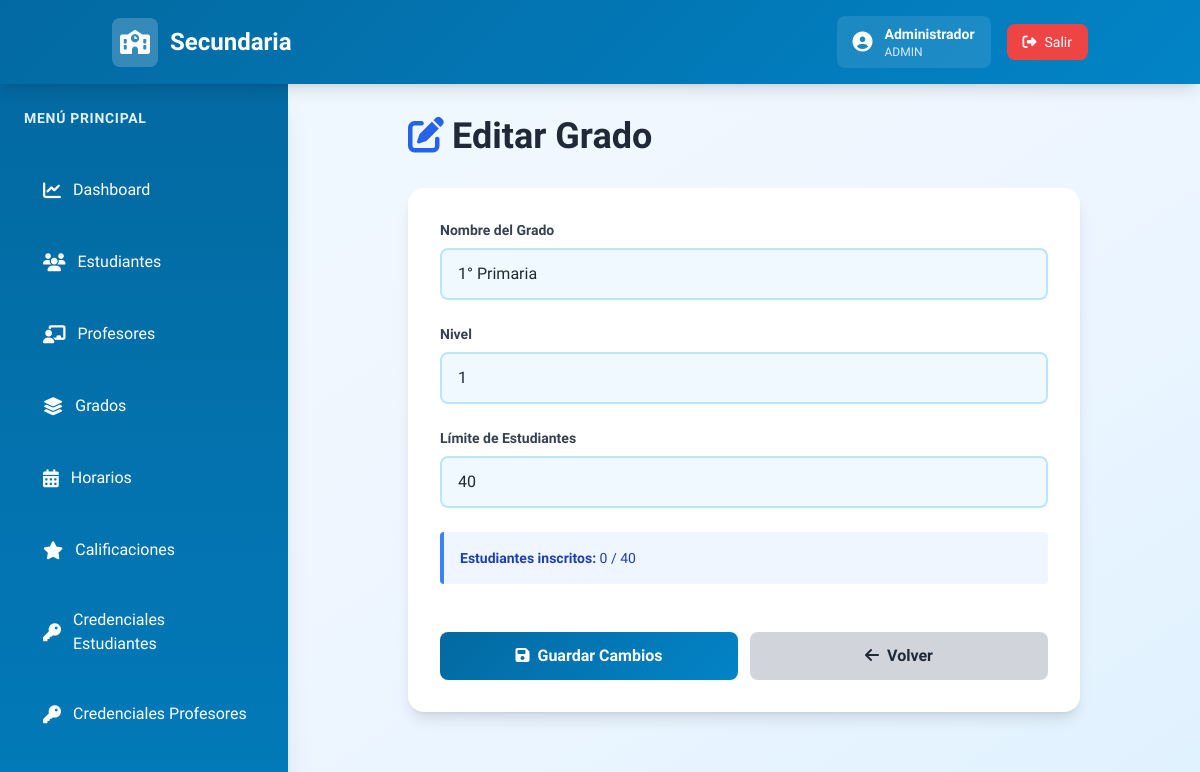
The app's page /grade/a44d839c-f8fa-4298-bb2a-bc0e6e374a6d/edit (signed in) with its own data.
### models.py (models this page shows)
class User(UserMixin, db.Model):
    __tablename__ = 'users'
    id = db.Column(db.String(36), primary_key=True, default=lambda: str(uuid.uuid4()))
    email = db.Column(db.String(255), unique=True, nullable=False)
    password = db.Column(db.String(255), nullable=False)
    name = db.Column(db.String(255), nullable=False)
    role = db.Column(db.String(20), nullable=False)
    created_at = db.Column(db.DateTime, default=datetime.utcnow)

class Grade(db.Model):
    __tablename__ = 'grades'
    id = db.Column(db.String(36), primary_key=True, default=lambda: str(uuid.uuid4()))
    name = db.Column(db.String(50), unique=True, nullable=False)
    level = db.Column(db.Integer)
    max_students = db.Column(db.Integer, default=40)
    created_at = db.Column(db.DateTime, default=datetime.utcnow)

### routes.py (the view, shortened to what this page needs)
@app.route('/grade/<grade_id>/edit', methods=['GET', 'POST'])
@login_required
def edit_grade(grade_id):
    if current_user.role != 'admin':
        flash('Acceso denegado', 'error')
        return redirect(url_for('grades'))
    grade = Grade.query.get(grade_id)
    if not grade:
        flash('Grado no encontrado', 'error')
        return redirect(url_for('grades'))
    return render_template('edit_grade.html', grade=grade)

### app.py (called while the page is built)
@login_manager.user_loader
def load_user(user_id):
    try:
        return User.query.get(user_id)
    except Exception as e:
        print(f"Error loading user: {e}")
        return None

### templates/edit_grade.html
{% extends "base.html" %}
{% block content %}
<div class="max-w-2xl mx-auto">
    <div class="mb-8">
        <h1 class="text-4xl font-bold text-gray-800"><i class="fas fa-edit text-blue-600 mr-2"></i>Editar Grado</h1>
    </div>
    <div class="bg-white rounded-2xl shadow-lg p-8">
        <form method="POST" class="space-y-6">
            <div>
                <label class="block text-sm font-semibold text-gray-700 mb-2">Nombre del Grado</label>
                <input type="text" name="name" value="{{ grade.name }}" required class="w-full px-4 py-3 bg-sky-50 border-2 border-sky-200 rounded-lg focus:outline-none focus:border-sky-500 text-gray-800">
            </div>
            <div>
                <label class="block text-sm font-semibold text-gray-700 mb-2">Nivel</label>
                <input type="number" name="level" value="{{ grade.level }}" required class="w-full px-4 py-3 bg-sky-50 border-2 border-sky-200 rounded-lg focus:outline-none focus:border-sky-500 text-gray-800">
            </div>
            <div>
                <label class="block text-sm font-semibold text-gray-700 mb-2">Límite de Estudiantes</label>
                <input type="number" name="max_students" value="{{ grade.max_students }}" required class="w-full px-4 py-3 bg-sky-50 border-2 border-sky-200 rounded-lg focus:outline-none focus:border-sky-500 text-gray-800">
            </div>
            <div class="bg-blue-50 border-l-4 border-blue-500 p-4 rounded">
                <p class="text-sm text-blue-800"><strong>Estudiantes inscritos:</strong> {{ grade.students|length }} / {{ grade.max_students }}</p>
            </div>
            <div class="flex gap-3 pt-6">
                <button type="submit" class="flex-1 gradient-btn text-white py-3 rounded-lg transition font-bold">
                    <i class="fas fa-save mr-2"></i>Guardar Cambios
                </button>
                <a href="{{ url_for('grades') }}" class="flex-1 bg-gray-300 hover:bg-gray-400 text-gray-800 py-3 rounded-lg transition font-bold text-center">
                    <i class="fas fa-arrow-left mr-2"></i>Volver
                </a>
            </div>
        </form>
    </div>
</div>
{% endblock %}

### templates/base.html (shortened to what this page needs)
<!DOCTYPE html>
<html lang="es">
<head>
    <script src="https://cdn.tailwindcss.com"></script>
    <link rel="stylesheet" href="https://cdnjs.cloudflare.com/ajax/libs/font-awesome/6.4.0/css/all.min.css">
</head>
<body class="bg-gradient-to-br from-sky-50 via-blue-50 to-sky-100 text-gray-800 min-h-screen">
    <nav class="gradient-header text-white shadow-lg sticky top-0 z-50">
        <div class="container mx-auto px-6 py-4 flex justify-between items-center">
            <div class="text-2xl font-bold flex items-center gap-3">
                <div class="bg-white bg-opacity-20 p-2 rounded-lg">
                    <i class="fas fa-school text-2xl"></i>
                </div>
                <span>Secundaria</span>
            </div>
            <div class="flex gap-4 items-center">
                {% if current_user.is_authenticated %}
                <a href="{{ url_for('my_profile') }}" class="flex items-center gap-3 bg-white bg-opacity-10 px-4 py-2 rounded-lg hover:bg-opacity-20 transition cursor-pointer">
                    <i class="fas fa-user-circle text-xl"></i>
                    <div class="text-sm">
                        <div class="font-semibold">{{ current_user.name }}</div>
                        <div class="text-xs text-blue-100 uppercase font-medium">{{ current_user.role }}</div>
                    </div>
                </a>
                <a href="{{ url_for('logout') }}" class="bg-red-500 hover:bg-red-600 px-4 py-2 rounded-lg transition font-medium text-sm flex items-center gap-2">
                    <i class="fas fa-sign-out-alt"></i> Salir
                </a>
                {% endif %}
            </div>
        </div>
    </nav>
    {% if current_user.is_authenticated %}
    <div class="flex">
        <aside class="w-72 bg-gradient-to-b from-sky-700 to-sky-600 text-white min-h-screen p-6 shadow-xl">
            <div class="mb-8">
                <h2 class="text-sm font-bold uppercase tracking-wider text-sky-100 mb-4">Menú Principal</h2>
            </div>
            <ul class="space-y-3">
                <li>
                    <a href="{{ url_for('dashboard') }}" class="sidebar-item block p-4 rounded-lg hover:bg-sky-500 transition flex items-center gap-3 font-medium">
                        <i class="fas fa-chart-line text-lg"></i>
                        <span>Dashboard</span>
                    </a>
                </li>
                {% if current_user.role == 'admin' %}
                <li>
                    <a href="{{ url_for('students') }}" class="sidebar-item block p-4 rounded-lg hover:bg-sky-500 transition flex items-center gap-3 font-medium">
                        <i class="fas fa-users text-lg"></i>
                        <span>Estudiantes</span>
                    </a>
                </li>
                <li>
                    <a href="{{ url_for('teachers') }}" class="sidebar-item block p-4 rounded-lg hover:bg-sky-500 transition flex items-center gap-3 font-medium">
                        <i class="fas fa-chalkboard-user text-lg"></i>
                        <span>Profesores</span>
                    </a>
                </li>
                <li>
                    <a href="{{ url_for('grades') }}" class="sidebar-item block p-4 rounded-lg hover:bg-sky-500 transition flex items-center gap-3 font-medium">
                        <i class="fas fa-layer-group text-lg"></i>
                        <span>Grados</span>
                    </a>
                </li>
                <li>
                    <a href="{{ url_for('view_schedule') }}" class="sidebar-item block p-4 rounded-lg hover:bg-sky-500 transition flex items-center gap-3 font-medium">
                        <i class="fas fa-calendar-alt text-lg"></i>
                        <span>Horarios</span>
                    </a>
                </li>
                <li>
                    <a href="{{ url_for('admin_all_grades') }}" class="sidebar-item block p-4 rounded-lg hover:bg-sky-500 transition flex items-center gap-3 font-medium">
                        <i class="fas fa-star text-lg"></i>
                        <span>Calificaciones</span>
                    </a>
                </li>
                <li>
                    <a href="{{ url_for('admin_credentials') }}" class="sidebar-item block p-4 rounded-lg hover:bg-sky-500 transition flex items-center gap-3 font-medium">
                        <i class="fas fa-key text-lg"></i>
                        <span>Credenciales Estudiantes</span>
                    </a>
                </li>
                <li>
                    <a href="{{ url_for('admin_teacher_credentials') }}" class="sidebar-item block p-4 rounded-lg hover:bg-sky-500 transition flex items-center gap-3 font-medium">
                        <i class="fas fa-key text-lg"></i>
                        <span>Credenciales Profesores</span>
                    </a>
                </li>
                {% endif %}
            </ul>
        </aside>
        <main class="flex-1 p-8 fade-in">
    {% else %}
    <main class="flex justify-center items-center min-h-screen">
    {% endif %}
            {% block content %}{% endblock %}
        </main>
    {% if current_user.is_authenticated %}</div>{% endif %}
</body>
</html>

### templates/base.html (style rules this page uses)
* { font-family: 'Plus Jakarta Sans', sans-serif; }
.gradient-header { background: linear-gradient(135deg, #0369a1 0%, #0284c7 100%); }
.gradient-btn { background: linear-gradient(135deg, #0369a1 0%, #0284c7 100%); transition: all 0.3s ease; }
.sidebar-item { transition: all 0.3s ease; border-left: 3px solid transparent; }
.fade-in { animation: fadeIn 0.5s ease-in; }

### records on screen
User: name "Administrador", role "ADMIN"
Grade: name "1° Primaria", level "1", max_students "40"

### other values on screen
{{ grade.students|length }} "0"
